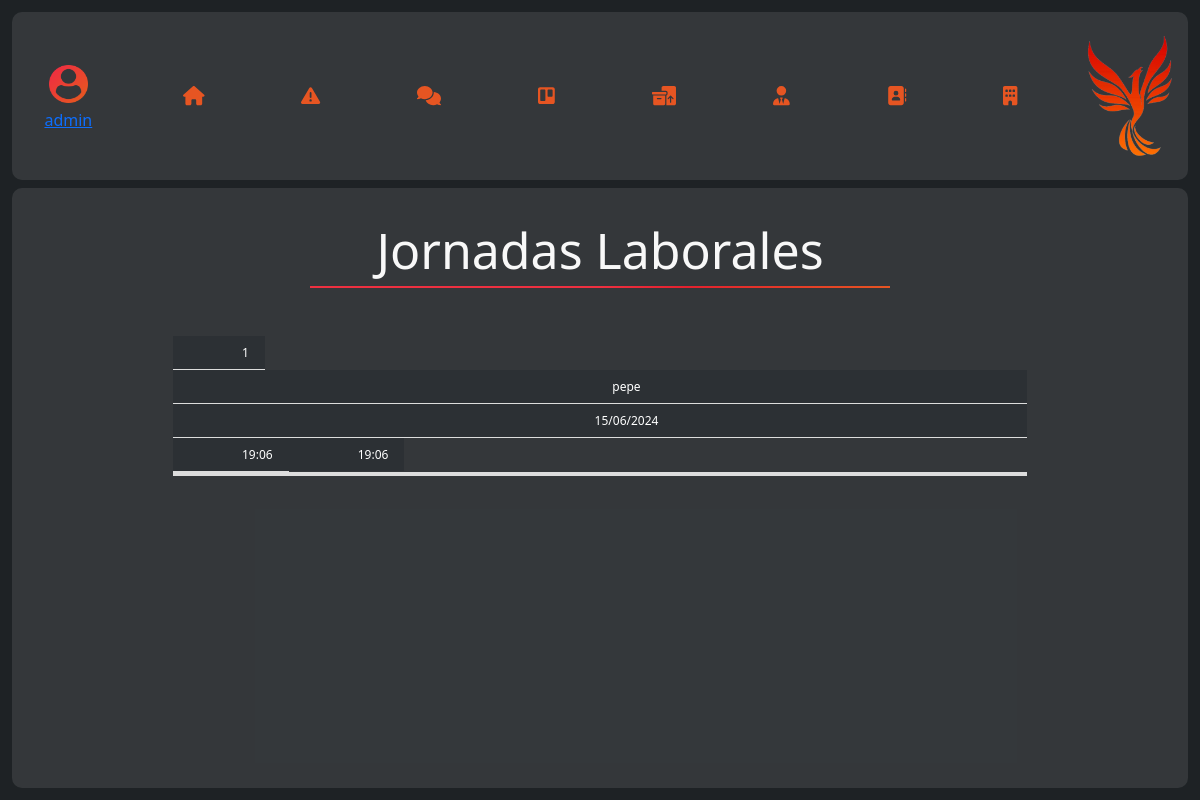
The page /jornadas/ (signed in) on the database its author committed.
### fichaje/models.py (models this page shows, shortened)
class Registro(models.Model):
    empleado = models.ForeignKey(User, on_delete=models.CASCADE)
    fecha = models.DateField()
    inicio = models.DateTimeField()
    fin = models.DateTimeField(null=True)

### fichaje/views.py (the view)
# urls.py: path('jornadas/', views.jornadas, name='jornadas'),
def jornadas(request, id_employee=None):
    if id_employee:
        registers = Registro.objects.filter(empleado__id=id_employee).order_by('inicio').reverse()
        return render(request, 'fichaje/registros.html', {'registers': registers, 'id_employee': id_employee})
    else:
        registers = Registro.objects.all().order_by('inicio').reverse()
        return render(request, 'fichaje/registros.html', {'registers': registers})

### templates/fichaje/registros.html (shortened to what this page needs)
{% extends '../global/cdns.html' %}
{% load static %}
{% block content %}
    {% include 'global/submenu.html' %}
    <section class="sectionRegistros box d-flex flex-column contenedor">
        <h2 class='tittle' id="titulo">Jornadas Laborales</h2>
        <div class="registros__contenido mx-auto overflow-hidden h-75 w-75 px-2 mt-5">
            <div class="overflow-y-auto barScroll h-100">
                <table class="table table-dark table-striped tabla">
                    <tbody>
                        {% for register in registers %}
                            <tr class="tabla__linea fs-5">
                                <td class="px-3 d-none d-sm-table-cell">{{register.id}}</td>
                                <td class="text-center px-3">{{register.empleado.username}}</td>
                                <td class="text-center px-3">{{register.fecha|date:'d/m/Y'}}</td>
                                <td class="text-center px-3 d-none d-sm-table-cell">{{register.inicio|date:'H:m'}}</td>
                                <td class="text-center px-3 d-none d-sm-table-cell">{% if register.fin %} {{register.fin|date:'H:m'}} {% else %} <i class="fa-solid fa-circle-xmark" style="color: #e66565;"></i> {% endif %}</td>
                            </tr>
                        {% endfor %}
                    </tbody>
                </table>
            </div>
        </div>
    </section>
{% endblock %}

### templates/global/submenu.html
{% load static %}
<section class="menuLateral box d-flex flex-column align-items-center justify-content-between">
    <div>
        <a class="link menuLateral__profile" href="/" >
            <img src="{% static 'assets/img/usuario.png' %}" class="profile__photo" alt="Foto de perfil" />
            <p class="m-0 d-none d-sm-inline">{{user.username}}</p>
        </a>
        <section class="menuLateral__enlaces">
            <ul class="enlaces__lista">
                <li>
                    <a href="/inicio" id="option_inicio">
                        <i class="fa-solid fa-house"></i>
                    </a>
                </li>
                <li>
                    <a href="/incidents" id="option_incidencias">
                        <i class="fa-solid fa-triangle-exclamation"></i>
                    </a>
                </li>
                <li>
                    <a href="/chat" id="option_chat">
                        <i class="fa-solid fa-comments"></i>
                    </a>
                </li>
                <li>
                    <a href="/trello" id="option_trello">
                        <i class="fa-brands fa-trello"></i>
                    </a>
                </li>
                <li>
                    <a href="/inventario" id="option_inventario">
                        <i class="fa-solid fa-boxes-packing"></i>
                    </a>
                </li>
                <li>
                    <a href="/employees" id="option_empleado">
                        <i class="fa-solid fa-user-tie"></i>
                    </a>
                </li>
                <li>
                    <a href="/clients" id="option_cliente">
                        <i class="fa-solid fa-address-book"></i>
                    </a>
                </li>
                <li>
                    <a href="/enterprises" id="option_empresas">
                        <i class="fa-solid fa-building"></i>
                    </a>
                </li>
            </ul>
        </section>
        <section class="menuLateral__logo d-flex d-none d-sm-block align-items-center justify-content-center py-2">
            <img src="{% static 'assets/img/logo.png' %}" alt="logo" />
        </section>
    </div>
</section>

### static/style/main.css (style rules this page uses)
* { margin: 0; padding: 0; box-sizing: border-box; }
body, html { font-family: "Raleway"; background-color: #1E2225; }
.containerPrincipal .menuLateral { width: 4%; min-width: 70px; }
.containerPrincipal .contenedor { display: flex; flex-direction: column; width: 100%; }
.box { background-color: rgba(85, 89, 91, 0.4); border-radius: 10px; padding: 1vh; }
.tittle { font-size: 50px; color: #F8F8F8; text-align: center; position: relative; padding-top: 3vh; animation: aparecerCentro 2.5s ease forwards; }
.tittle::after { content: ""; position: absolute; bottom: -1vh; left: 0; width: 50%; height: 2px; background-image: linear-gradient(51deg, #ee3040 50%, #e4212e 65%, #e65522 100%); transform: translateX(50%); }
@media screen and (max-width: 1200px) { .menuLateral { width: 100% !important; flex-direction: row !important; } }
@media screen and (max-width: 1200px) { .menuLateral > div { width: 100%; display: flex; align-items: center; justify-content: center; } }
@media screen and (max-width: 1200px) { .menuLateral .menuLateral__profile { width: 10% !important; } }
@media screen and (max-width: 1200px) { .menuLateral .menuLateral__profile img { width: 40% !important; } }
@media screen and (max-width: 1200px) { .menuLateral .menuLateral__enlaces { width: 100%; } }
@media screen and (max-width: 1200px) { .menuLateral .menuLateral__enlaces .enlaces__lista { margin: 0; width: 100%; display: flex !important; align-items: center; justify-content: space-between; padding-inline: 50px; } }
@media screen and (max-width: 1200px) { .menuLateral .menuLateral__enlaces .enlaces__lista li { padding-block: 25px; } }
@media screen and (max-width: 1200px) { .menuLateral .menuLateral__logo { width: 10%; } }
@media screen and (max-width: 1200px) { .containerPrincipal .sectionPedidos, .containerPrincipal .sectionArticulos, .containerPrincipal .sectionPedidosDetalle, .containerPrincipal .sectionArticulosDetalle, .containerPrincipal .sectionArticuloNuevo, .containerPrincipal .sectionPedidoNuevo, .containerPrincipal .sectionRegistros { height: 85vh; } }
.menuLateral .menuLateral__profile { display: flex; align-items: center; justify-content: center; flex-direction: column; }
.menuLateral .menuLateral__profile > img.profile__photo { object-fit: contain; width: 80%; padding: 0.3rem 0; }
.menuLateral .menuLateral__logo img { object-fit: contain; width: 100%; margin-top: 0.5rem; }
.menuLateral .menuLateral__enlaces ul { list-style: none; padding: 0; }
.menuLateral .menuLateral__enlaces ul li { text-align: center; padding: 30% 0; }
.menuLateral .menuLateral__enlaces ul a { font-size: larger; border-radius: 100%; padding: 1rem; text-decoration: none; color: #e65522; transition: background 0.2s linear; }
.tabla tbody tr { cursor: pointer; }
.table { cursor: pointer !important; }
@media screen and (max-width: 1220px) { .table { border: 0px; } }
@media screen and (max-width: 1220px) { .table tr { margin-bottom: 8px; border-bottom: 4px solid #ddd; display: block; } }
@media screen and (max-width: 1220px) { .table th, .table td { font-size: 12px; } }
@media screen and (max-width: 1220px) { .table td { display: block; border-bottom: 1px solid #ddd; text-align: right; } }
@media screen and (max-width: 1220px) { .table td:last-child { border-bottom: 0px; } }
@media screen and (max-width: 1220px) { .table td::before { content: attr(data-label); font-weight: bold; text-transform: uppercase; float: left; margin-right: 3rem; margin-bottom: 1rem; padding-left: 5px; } }

### rows shown on the page
Registro: id "1", empleado.username "pepe", fecha "15/06/2024", inicio "19:06", fin "19:06"

### other values the page prints
{{ user.username }} "admin"
